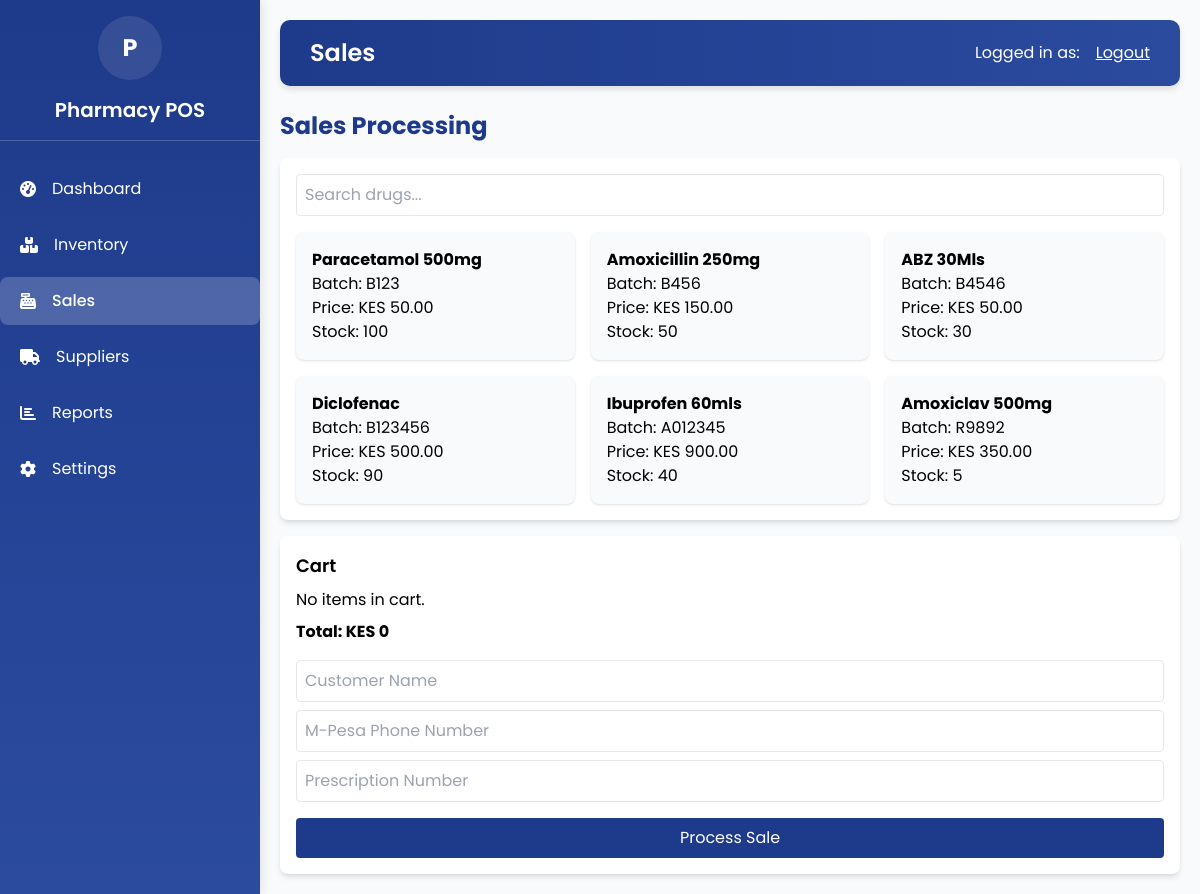
Page /sales/ on the committed database.
### pos/models.py (models this page shows, shortened)
class Drug(models.Model):
    name = models.CharField(max_length=100)
    supplier = models.ForeignKey(Supplier, on_delete=models.SET_NULL, null=True, blank=True)
    batch_number = models.CharField(max_length=50, unique=True)
    quantity = models.PositiveIntegerField()
    price = models.DecimalField(max_digits=10, decimal_places=2)
    expiry_date = models.DateField()
    manufacturing_date = models.DateField()
    category = models.CharField(max_length=50, choices=[('Tablet', 'Tablet'), ('Syrup', 'Syrup'), ('Injection', 'Injection')])
    created_at = models.DateTimeField(auto_now_add=True)

### pos/views.py (the view, shortened to what this page needs)
# urls.py: path('sales/', views.sales_view, name='sales'),
def sales_view(request):
    drugs = Drug.objects.all()
    context = {'drugs': drugs}
    return render(request, 'sales.html', context)

### pos/templates/sales.html (shortened to what this page needs)
{% extends 'base.html' %}
{% block title %}Sales{% endblock %}
{% block content %}
<div class="fade-in">
    <h2 class="text-2xl font-bold mb-4 text-[#1E3A8A]">Sales Processing</h2>
    <div class="bg-white p-4 rounded-lg shadow-md mb-4">
        <input type="text" id="search" placeholder="Search drugs..." class="w-full p-2 mb-4 border rounded" oninput="filterDrugs()">
        <div class="grid grid-cols-1 md:grid-cols-3 gap-4" id="drug-list">
            {% for drug in drugs %}
                <div class="p-4 bg-gray-50 rounded-lg shadow cursor-pointer hover:bg-gray-100" onclick="addToCart({{ drug.id }}, '{{ drug.name }}', {{ drug.price }})">
                    <p><strong>{{ drug.name }}</strong></p>
                    <p>Batch: {{ drug.batch_number }}</p>
                    <p>Price: KES {{ drug.price }}</p>
                    <p>Stock: {{ drug.quantity }}</p>
                </div>
            {% endfor %}
        </div>
    </div>
    <div class="bg-white p-4 rounded-lg shadow-md">
        <h3 class="text-lg font-semibold mb-2">Cart</h3>
        <div id="cart-items">
            <p>No items in cart.</p>
        </div>
        <p class="font-bold mt-2" id="cart-total">Total: KES 0</p>
        <input type="text" id="customer_name" placeholder="Customer Name" class="w-full p-2 mt-4 border rounded">
        <input type="text" id="phone_number" placeholder="M-Pesa Phone Number" class="w-full p-2 mt-2 border rounded">
        <input type="text" id="prescription_number" placeholder="Prescription Number" class="w-full p-2 mt-2 border rounded">
        <button class="mt-4 w-full bg-[#1E3A8A] text-white p-2 rounded hover:bg-[#2b4b9f]" onclick="processSale()">Process Sale</button>
    </div>
</div>
{% endblock %}

### pos/templates/base.html (style rules this page uses)
body { font-family: 'Poppins', sans-serif; background-color: #f9fafb; margin: 0; height: 100vh; overflow: hidden; }
.fade-in { animation: fadeIn 0.5s ease-in; }

### rows in the picture
Drug: name "Paracetamol 500mg", batch_number "B123", price "50.00", quantity "100"
Drug: name "Amoxicillin 250mg", batch_number "B456", price "150.00", quantity "50"
Drug: name "ABZ 30Mls", batch_number "B4546", price "50.00", quantity "30"
Drug: name "Diclofenac", batch_number "B123456", price "500.00", quantity "90"
Drug: name "Ibuprofen 60mls", batch_number "A012345", price "900.00", quantity "40"
Drug: name "Amoxiclav 500mg", batch_number "R9892", price "350.00", quantity "5"
